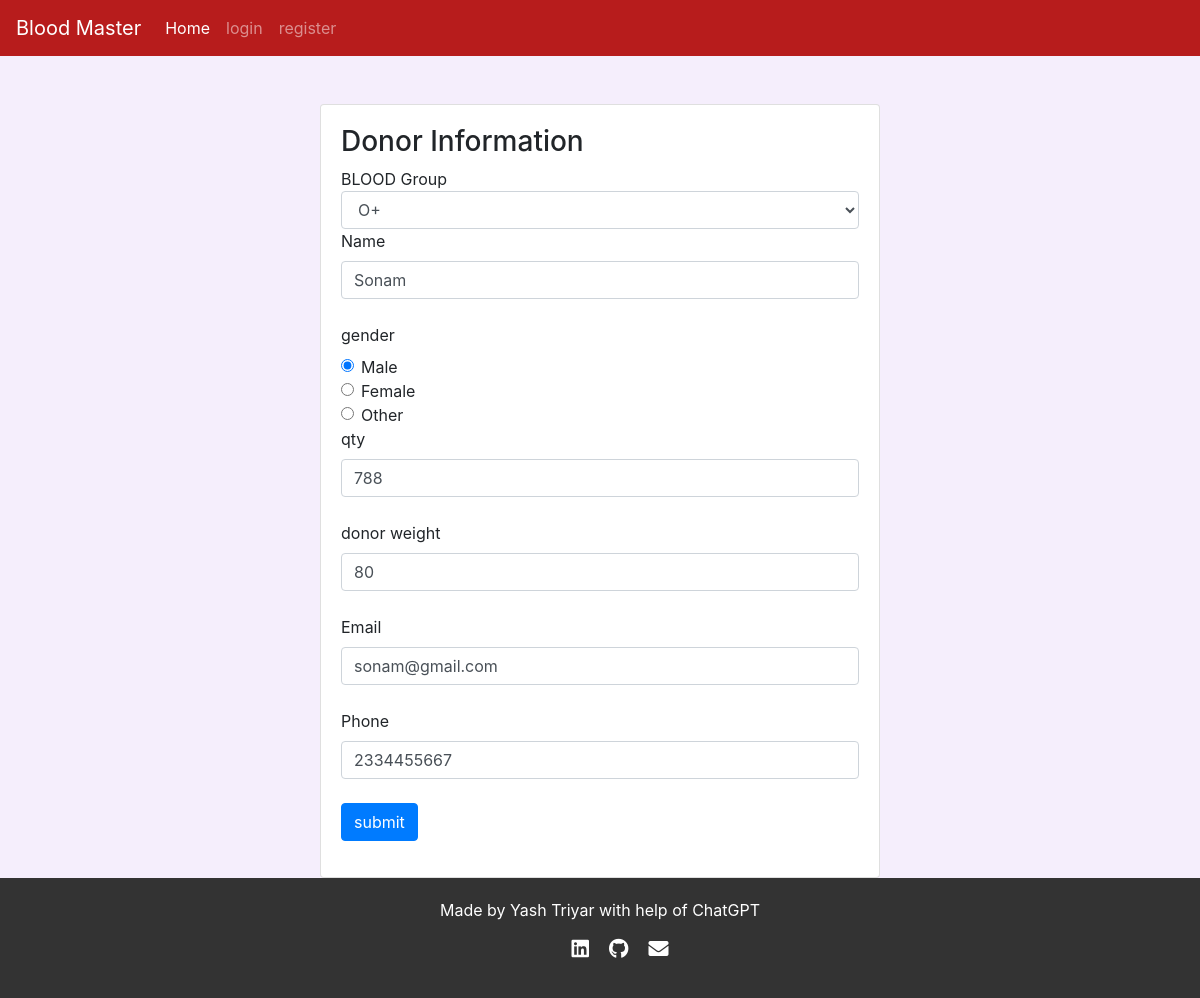
Screenshot of /editdonor/3 with the database file from the repository.
### tables this page shows
CREATE TABLE blood (id INTEGER PRIMARY KEY AUTOINCREMENT, type TEXT, donorname TEXT, donorsex TEXT, qty TEXT, dweight TEXT, donoremail TEXT, phone TEXT);

### server.py (the view, shortened to what this page needs)
@app.route("/editdonor/<id>", methods=('GET', 'POST'))
def editdonor(id):
    msg =""
    if request.method == 'GET':
        con = sqlite3.connect('database.db')
        con.row_factory = sqlite3.Row
        cur = con.cursor()
        cur.execute("select * from blood where id=?",(id,))
        rows = cur.fetchall();
        return render_template("editdonor.html",rows = rows)

### templates/editdonor.html (shortened to what this page needs)
{% extends "base.html" %}
{% block content %}
{%for row in rows%}
<center>
<div class="card text-left mt-5" style="width: 35rem;">
  <div class="card-body">
      <form action = "{{url_for('editdonor',id=row['id'])}}" method = "POST">
         <h3>Donor Information</h3>
         BLOOD Group<br>
         <select name="blood_group" class="form-control">
            <option value="O+" selected>O+</option>
         </select>
         <label for="name">Name</label>
         <input type = "text" name = "donorname" class="form-control" value="{{row['donorname']}}" required/><br>
         <label for="gender">gender</label>
         <div class="form-check">
  <input class="form-check-input" type="radio" name="gender" id="exampleRadios1" value="male" checked>
  <label class="form-check-label" for="exampleRadios1">
    Male
  </label>
</div>
<div class="form-check">
  <input class="form-check-input" type="radio" name="gender" id="exampleRadios2" value="female">
  <label class="form-check-label" for="exampleRadios2">
    Female
  </label>
</div>
<div class="form-check">
  <input class="form-check-input" type="radio" name="gender" id="exampleRadios2" value="other">
  <label class="form-check-label" for="exampleRadios2">
    Other
  </label>
</div>
<label for="qty">qty</label>
         <input type = "text" name = "qty" class="form-control" value="{{row['qty']}}" required/><br>
<label for="dweight">donor weight</label>
         <input type = "text" name ="dweight" class="form-control" value="{{row['dweight']}}" required/><br>
  <label for="email">Email</label>
         <input type = "text" name ="email" class="form-control" value="{{row['donoremail']}}" required/><br>
      <label for="phone">Phone</label>
         <input type = "text" name ="phone" class="form-control" value="{{row['phone']}}" required/><br>
         <input type = "submit" value = "submit" class="btn btn-primary" /><br>
      </form>
    </div>
  </div>
</center>
 {%endfor%}
  {% endblock %}

### templates/base.html (style rules this page uses)
body { background-color: #f5eefc; }

### rows the page displays
blood: donorname "Sonam", qty "788", dweight "80", email "sonam@gmail.com", phone "2334455667"
